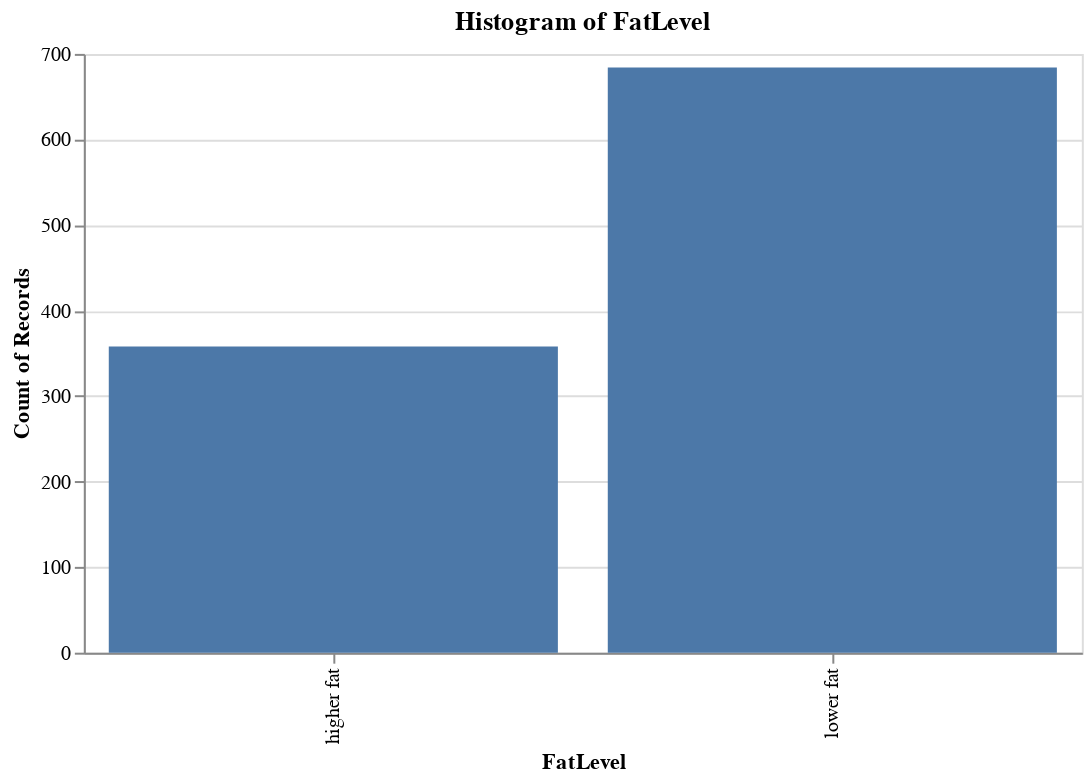

Notebook code cell kept with this figure:
### Markdown cell above
Before learning from the data, I would like to see if they are balanced. This means that for the target column (`FatLevel`), we have an equal number of data points for all the possible classes. To do this, I will generate a histogram of the classes and their counts.

### Code cell
fatlevel_plot = alt.Chart(cheese_df,width=500,height=300).mark_bar().encode(
    x=alt.X('FatLevel'),
    y='count()'
).properties(
    title='Histogram of FatLevel'
)
fatlevel_plot

### Figure 1 — Vega-Lite specification as saved in the notebook (floating-point values rounded to 4 significant figures; data arrays with more than 128 entries replaced by an {"elided": "..."} marker saying what was removed)
{"config": {"view": {"continuousWidth": 400, "continuousHeight": 300}}, "data": {"name": "data-6a54a0a24d2f5dfe87c5e3add480e990"}, "mark": "bar", "encoding": {"x": {"type": "nominal", "field": "FatLevel"}, "y": {"type": "quantitative", "aggregate": "count"}}, "height": 300, "title": "Histogram of FatLevel", "width": 500, "$schema": "https://vega.github.io/schema/vega-lite/v4.8.1.json", "datasets": {"data-6a54a0a24d2f5dfe87c5e3add480e990": {"elided": "1042 records"}}}
